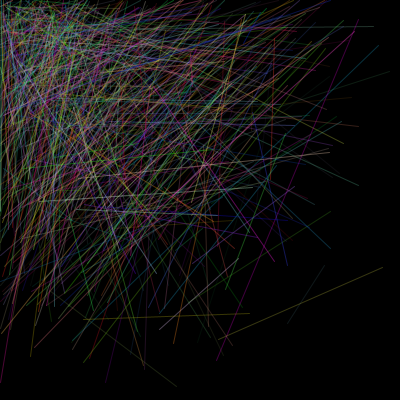
Frame 1 (no input)
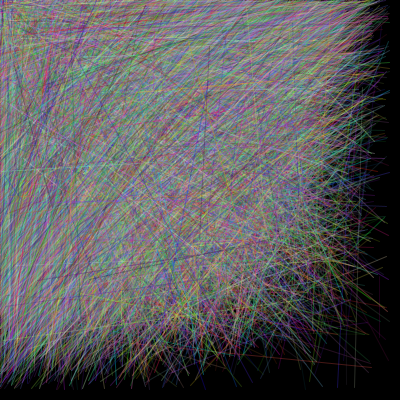
Frame 60 (the mouse pressed at the canvas centre just before this capture)
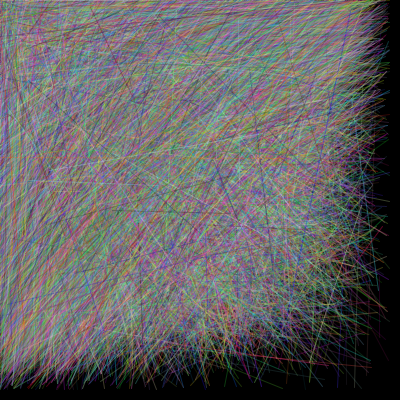
Frame 120 (the mouse held since frame 60 and released just before this capture)

The Processing sketch that drew these frames (run headless with seeded random() and noise(); from frame 60 on, the mouse is pressed at the canvas centre):

// Processing sketch: linhas
// ── linhas.pde
float px, py;

void setup () {

  size (400, 400);
  background(0);
  smooth(8);
  stroke(255);
  noFill();
  px=random(500);
  py=random(500);
  // frameRate(1);
}

void draw() {

  //frameRate(1);
  for (int i=0;i<=width;i+=15) {
    for (int j=0;j<=height;j+=15) {  
      //ellipse(i,i,i,i);
      stroke(random(255), random(255), random(255), random(30, 100));
      // triangle(px, i, i, i, i, py);
      //rect(0,0,i,i);
      line(random(i), random(j), random(j), random(i));
      //line(j, i/2, i/2, j);
    }
  }
}
